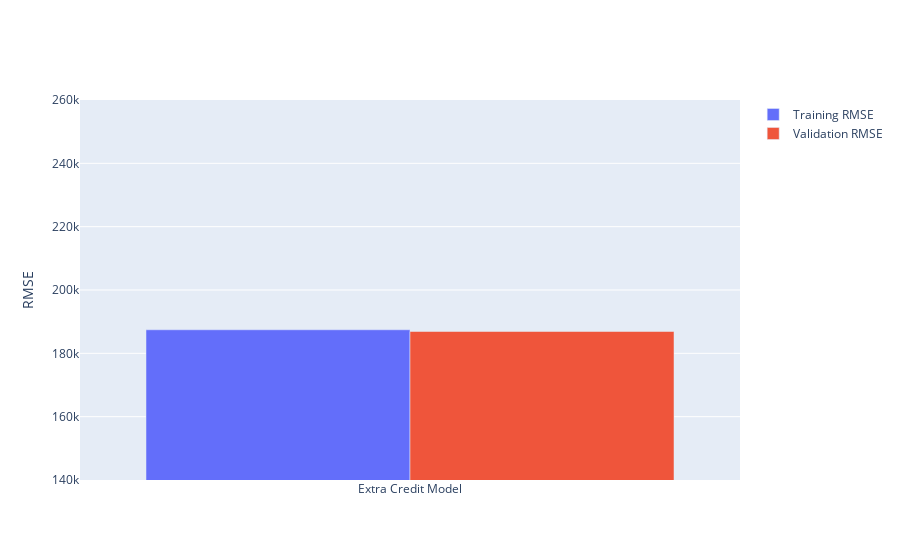

Source (notebook cell):
### Code cell
# Run this cell to visualize

fig = go.Figure([
go.Bar(x = ["Extra Credit Model"], y = [training_error_ec], name="Training RMSE"),
go.Bar(x = ["Extra Credit Model"], y = [validation_error_ec], name="Validation RMSE"),

])


fig
fig.update_yaxes(range=[140000,260000], title="RMSE")
# Feel free to update the range as needed

### Figure 1 — Plotly figure (JSON) as saved in the notebook; plotly's stock layout.template omitted (floating-point values rounded to 4 significant figures)
{"data": [{"name": "Training RMSE", "type": "bar", "x": ["Extra Credit Model"], "y": [187400.0]}, {"name": "Validation RMSE", "type": "bar", "x": ["Extra Credit Model"], "y": [186900.0]}], "layout": {"yaxis": {"range": [140000, 260000], "title": {"text": "RMSE"}}}}
